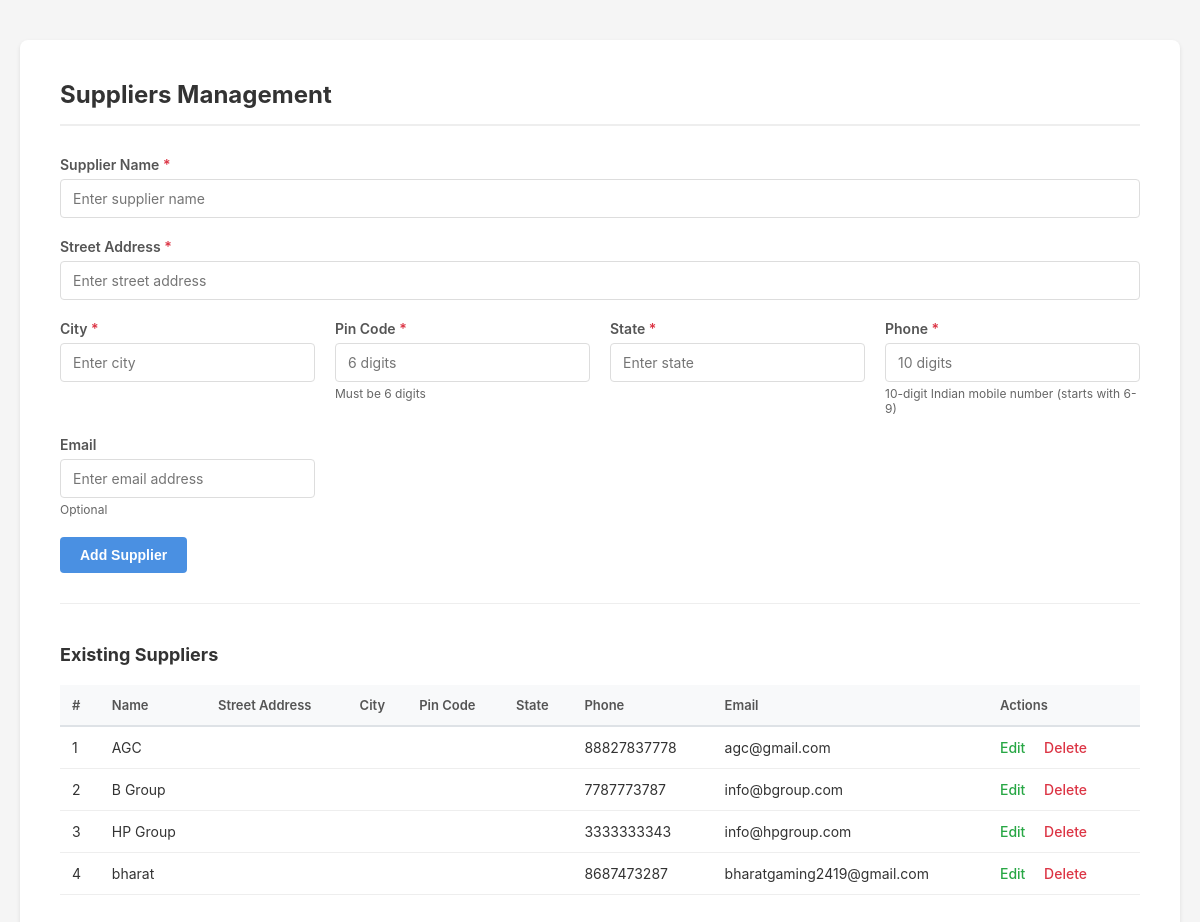
Screenshot of /suppliers.php (signed in) with the database file from the repository.
### tables this page shows
CREATE TABLE IF NOT EXISTS `suppliers` (
  `id` int NOT NULL AUTO_INCREMENT,
  `admin_id` int NOT NULL DEFAULT '1',
  `name` varchar(255) NOT NULL,
  `email` varchar(100) DEFAULT NULL,
  `phone` varchar(20) DEFAULT NULL,
  `street_address` varchar(255) DEFAULT NULL,
  `city` varchar(100) DEFAULT NULL,
  `pin_code` varchar(20) DEFAULT NULL,
  `state` varchar(100) DEFAULT NULL,
  PRIMARY KEY (`id`),
  KEY `idx_suppliers_admin` (`admin_id`)
);

### suppliers.php (the view, shortened to what this page needs)
<?php
require 'db.php';
$admin_id = $_SESSION['admin_id'];
$stmt = $conn->prepare('SELECT * FROM suppliers WHERE admin_id = ? ORDER BY id');
$stmt->bind_param('i', $admin_id);
$stmt->execute();
$res = $stmt->get_result();
?>
<!DOCTYPE html>
<html lang="en">
<head>
</head>
<body>
    <div class="container">
        <h2>Suppliers Management</h2>
        <form method="POST" action="suppliers.php" id="supplierForm" novalidate>
            <div class="form-grid">
                <div class="form-group full-width">
                    <label for="name">Supplier Name <span class="required">*</span></label>
                    <input type="text" id="name" name="name" required placeholder="Enter supplier name">
                </div>
                <div class="form-group full-width">
                    <label for="street_address">Street Address <span class="required">*</span></label>
                    <input type="text" id="street_address" name="street_address" required placeholder="Enter street address">
                </div>
                <div class="form-group">
                    <label for="city">City <span class="required">*</span></label>
                    <input type="text" id="city" name="city" required placeholder="Enter city">
                </div>
                <div class="form-group">
                    <label for="pin_code">Pin Code <span class="required">*</span></label>
                    <input type="text" id="pin_code" name="pin_code" required placeholder="6 digits" maxlength="6" pattern="\d{6}">
                    <div class="info-text">Must be 6 digits</div>
                </div>
                <div class="form-group">
                    <label for="state">State <span class="required">*</span></label>
                    <input type="text" id="state" name="state" required placeholder="Enter state">
                </div>
                <div class="form-group">
                    <label for="phone">Phone <span class="required">*</span></label>
                    <input type="tel" id="phone" name="phone" required placeholder="10 digits" maxlength="10" pattern="[6-9]\d{9}">
                    <div class="info-text">10-digit Indian mobile number (starts with 6-9)</div>
                </div>
                <div class="form-group">
                    <label for="email">Email</label>
                    <input type="email" id="email" name="email" placeholder="Enter email address">
                    <div class="info-text">Optional</div>
                </div>
            </div>
            <button type="submit">Add Supplier</button>
        </form>
        <h3>Existing Suppliers</h3>
        <div class="table-container">
            <table>
                <thead>
                    <tr>
                        <th>#</th>
                        <th>Name</th>
                        <th>Street Address</th>
                        <th>City</th>
                        <th>Pin Code</th>
                        <th>State</th>
                        <th>Phone</th>
                        <th>Email</th>
                        <th>Actions</th>
                    </tr>
                </thead>
                <tbody>
                    <?php if($res && $res->num_rows > 0): ?>
                        <?php $rowNum = 1; ?>
                        <?php while($r = $res->fetch_assoc()): ?>
                        <tr>
                            <td><?= $rowNum++ ?></td>
                            <td><?= htmlspecialchars($r['name']) ?></td>
                            <td><?= htmlspecialchars($r['street_address'] ?? '') ?></td>
                            <td><?= htmlspecialchars($r['city'] ?? '') ?></td>
                            <td><?= htmlspecialchars($r['pin_code'] ?? '') ?></td>
                            <td><?= htmlspecialchars($r['state'] ?? '') ?></td>
                            <td><?= htmlspecialchars($r['phone'] ?? '') ?></td>
                            <td><?= htmlspecialchars($r['email'] ?? '') ?></td>
                            <td>
                                <a href="#"
                                   class="action-link edit"
                                   onclick="openEditModal(<?= $r['id'] ?>, '<?= htmlspecialchars($r['name'], ENT_QUOTES) ?>', '<?= htmlspecialchars($r['street_address'] ?? '', ENT_QUOTES) ?>', '<?= htmlspecialchars($r['city'] ?? '', ENT_QUOTES) ?>', '<?= htmlspecialchars($r['pin_code'] ?? '', ENT_QUOTES) ?>', '<?= htmlspecialchars($r['state'] ?? '', ENT_QUOTES) ?>', '<?= htmlspecialchars($r['phone'] ?? '', ENT_QUOTES) ?>', '<?= htmlspecialchars($r['email'] ?? '', ENT_QUOTES) ?>'); return false;">
                                   Edit
                                </a>
                                <a href="suppliers.php?delete=<?= $r['id'] ?>"
                                   class="action-link"
                                   onclick="return confirm('Delete this supplier?')">
                                   Delete
                                </a>
                            </td>
                        </tr>
                        <?php endwhile; ?>
                    <?php else: ?>
                        <tr>
                            <td colspan="9" class="no-data">No suppliers found.</td>
                        </tr>
                    <?php endif; ?>
                </tbody>
            </table>
        </div>
    </div>
</body>
</html>

### suppliers.php (style rules this page uses)
* { margin: 0; padding: 0; box-sizing: border-box; }
body { font-family: -apple-system, BlinkMacSystemFont, 'Segoe UI', Roboto, Arial, sans-serif; background-color: #f5f5f5; padding: 40px 20px; color: #333; }
.container { max-width: 1400px; margin: 0 auto; background: white; padding: 40px; border-radius: 8px; box-shadow: 0 2px 4px rgba(0, 0, 0, 0.1); }
h2 { color: #333; font-size: 24px; margin-bottom: 30px; padding-bottom: 15px; border-bottom: 2px solid #eee; }
form { margin-bottom: 40px; padding-bottom: 30px; border-bottom: 1px solid #eee; }
.form-grid { display: grid; grid-template-columns: repeat(auto-fit, minmax(250px, 1fr)); gap: 20px; margin-bottom: 20px; }
.form-group { margin-bottom: 0; }
.form-group.full-width { grid-column: 1 / -1; }
label { display: block; margin-bottom: 6px; font-weight: 600; color: #555; font-size: 14px; }
label .required { color: #dc3545; }
input[type="text"], input[type="email"], input[type="tel"] { width: 100%; padding: 10px 12px; border: 1px solid #ddd; border-radius: 4px; font-size: 14px; font-family: inherit; }
.info-text { font-size: 12px; color: #666; margin-top: 4px; }
button { background-color: #4a90e2; color: white; padding: 10px 20px; border: none; border-radius: 4px; font-size: 14px; font-weight: 600; cursor: pointer; }
h3 { color: #333; font-size: 18px; margin-bottom: 20px; }
.table-container { overflow-x: auto; }
table { width: 100%; border-collapse: collapse; min-width: 900px; }
th { background-color: #f8f9fa; color: #555; font-weight: 600; text-align: left; padding: 12px; font-size: 13px; border-bottom: 2px solid #dee2e6; }
td { padding: 12px; border-bottom: 1px solid #eee; font-size: 14px; }
.action-link { color: #dc3545; text-decoration: none; font-weight: 500; margin-right: 15px; }
.action-link.edit { color: #28a745; }

### rows the page displays
suppliers: name "AGC", phone "88827837778", email "agc@gmail.com"
suppliers: name "B Group", phone "7787773787", email "info@bgroup.com"
suppliers: name "HP Group", phone "3333333343", email "info@hpgroup.com"
suppliers: name "bharat", phone "8687473287", email "bharatgaming2419@gmail.com"
